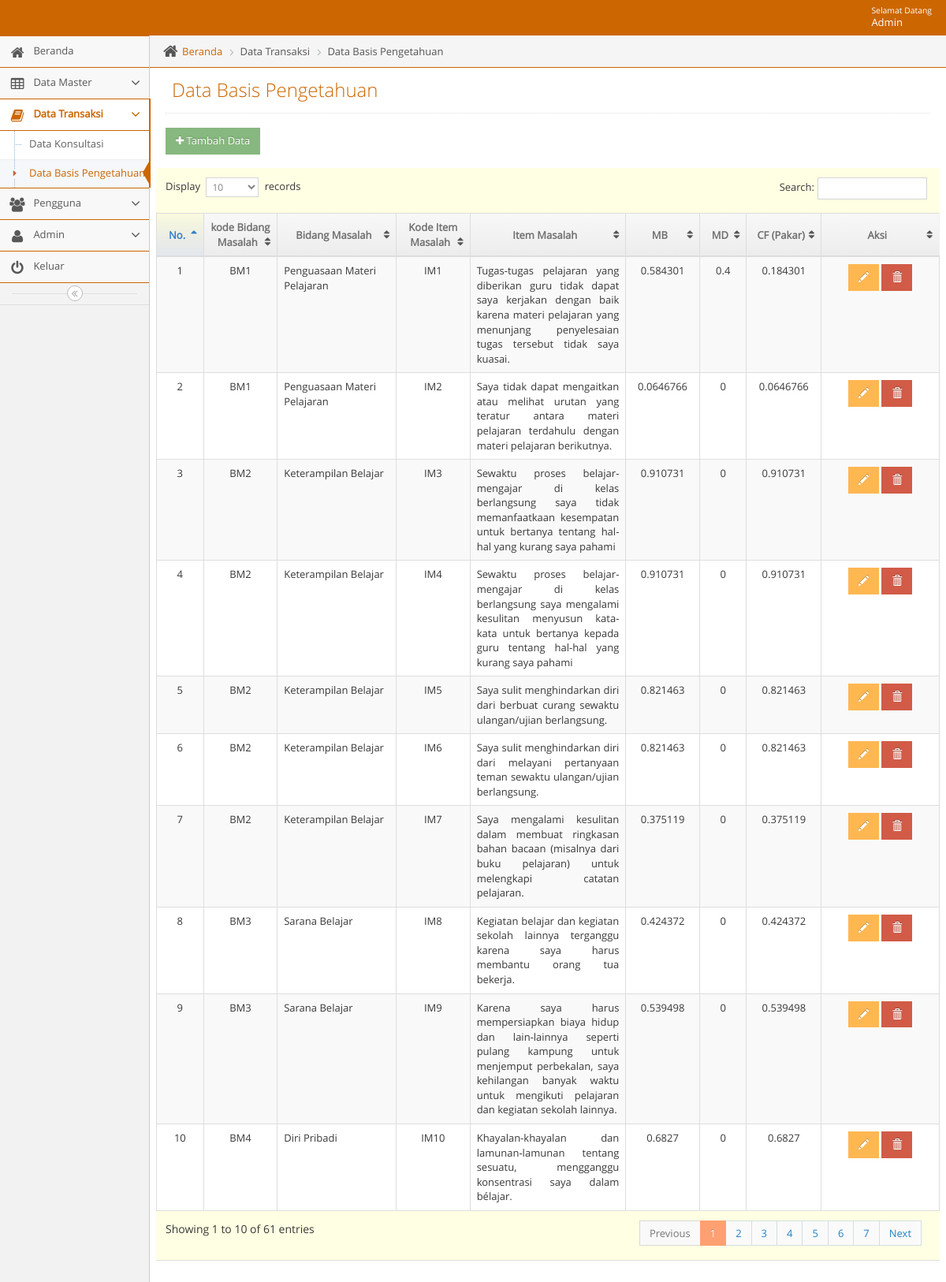
The app's page /admin/adminmainapp.php?unit=dbp_unit&act=datagrid (signed in), older data.
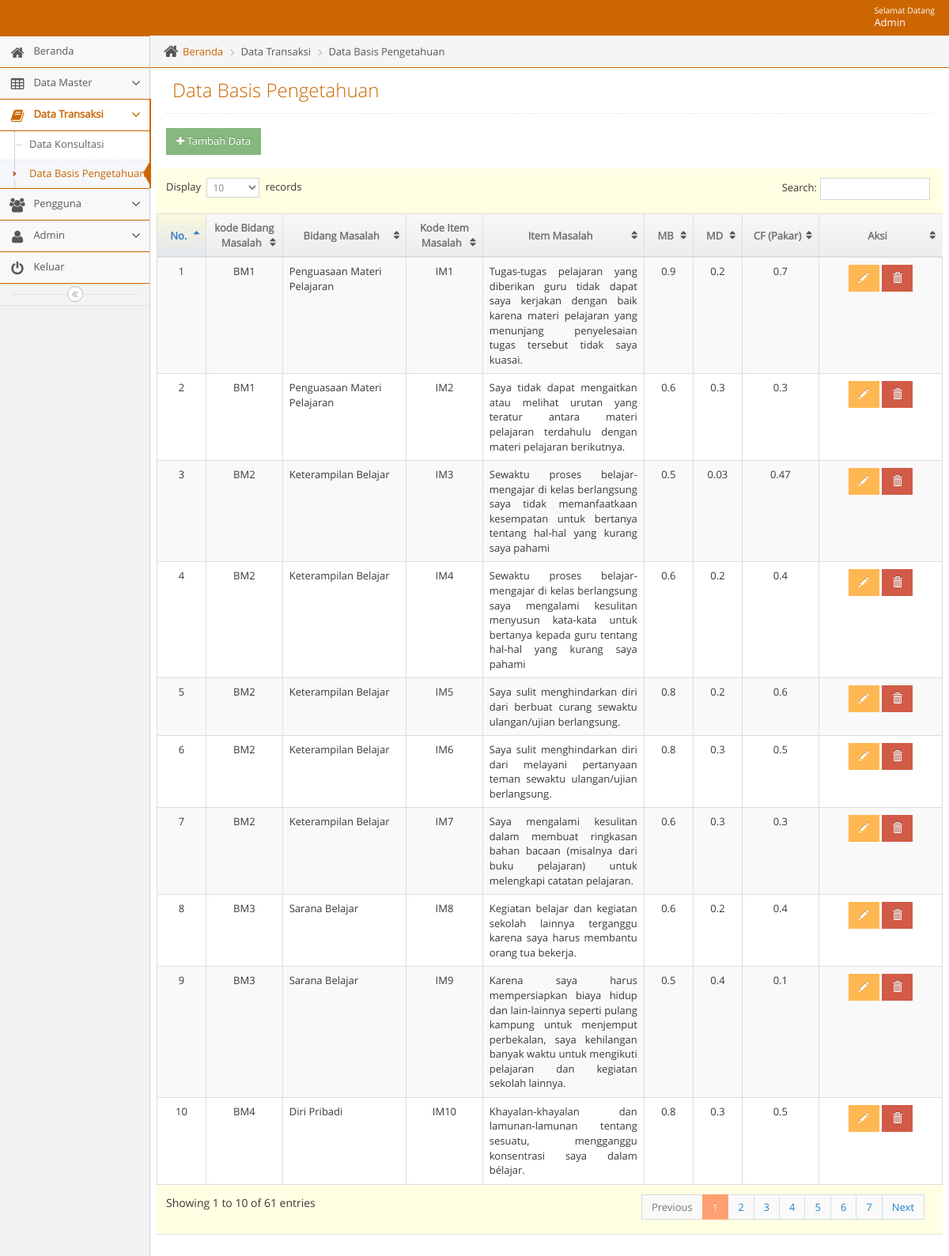
The same page, newer data.
### tables this page shows
CREATE TABLE `t_identifikasi` (
  `kode_identifikasi` int(11) NOT NULL,
  `mb` float NOT NULL,
  `md` float NOT NULL,
  `cf_bidang_masalah` float NOT NULL,
  `cf_item_masalah` float NOT NULL,
  `kode_bidang_masalah` varchar(11) NOT NULL,
  `kode_item_masalah` varchar(11) NOT NULL
);

CREATE TABLE `t_bidang_masalah` (
  `id_bidang_masalah` int(11) NOT NULL,
  `kode_bidang_masalah` varchar(5) NOT NULL,
  `nama_bidang_masalah` varchar(500) NOT NULL,
  `detail_bidang_masalah` varchar(500) NOT NULL,
  `layanan` varchar(1000) NOT NULL
);

CREATE TABLE `t_item_masalah` (
  `id_item_masalah` int(11) NOT NULL,
  `kode_item_masalah` varchar(5) NOT NULL,
  `nama_item_masalah` varchar(500) NOT NULL
);

### admin/unit/dbp_unit.php (the view, shortened to what this page needs)
<?php
$act = $_GET['act'];
switch($act){
  case "datagrid":
?>
<?php
include("../admin/leftbar.php");
?>
<div class="main-content">
  <div class="main-content-inner">
    <div class="breadcrumbs ace-save-state" id="breadcrumbs">
      <ul class="breadcrumb">
        <li>
          <i class="ace-icon fa fa-home home-icon"></i>
          <a href="adminmainapp.php?unit=dashboard">Beranda</a>
        </li>
        <li>Data Transaksi</li>
        <li>Data Basis Pengetahuan</li>
      </ul>
    </div>
    <div class="page-content">
      <div class="page-header">
        <h1>Data Basis Pengetahuan</h1>
      </div>
      <h1>
        <a href="?unit=dbp_unit&act=input">
          <button class="btn btn-sm btn-success"><i class="fa fa-plus"></i> Tambah Data</button>
        </a>
      </h1>
      <div class="row">
        <div class="col-xs-12">
          <div class="row">
            <div class="box box-primary">
              <div class="box-body table-responsive padding">
                <table id="datatable" class="table table-striped table-bordered table-hover">
                  <thead>
                    <tr>
                      <th style="text-align: center; width: 7%">No.</th>
                      <th style="text-align: center; width: 10%">kode Bidang Masalah</th>
                      <th style="text-align: center; width: 15%">Bidang Masalah</th>
                      <th style="text-align: center; width: 10%">Kode Item Masalah</th>
                      <th style="text-align: center; width: 19%">Item Masalah</th>
                      <th style="text-align: center; width: 7%">MB</th>
                      <th style="text-align: center; width: 7%">MD</th>
                      <th style="text-align: center; width: 10%">CF (Pakar)</th>
                      <th style="text-align: center; width: 15%">Aksi</th>
                    </tr>
                  </thead>
                  <tbody>
                    <?php $no=1;
                        $qdatagrid ="  SELECT
                        t_identifikasi.kode_identifikasi,
                        t_identifikasi.mb, t_identifikasi.md,
                        t_identifikasi.cf_bidang_masalah,
                        t_bidang_masalah.kode_bidang_masalah, t_bidang_masalah.nama_bidang_masalah,
                        t_item_masalah.kode_item_masalah, t_item_masalah.nama_item_masalah
                          FROM
                        t_identifikasi
                        JOIN t_bidang_masalah ON t_identifikasi.kode_bidang_masalah = t_bidang_masalah.kode_bidang_masalah
									      JOIN t_item_masalah ON t_identifikasi.kode_item_masalah = t_item_masalah.kode_item_masalah";
                            $rdatagrid = mysqli_query($mysqli, $qdatagrid);
                            while($ddatagrid=mysqli_fetch_assoc($rdatagrid)) {
                                echo "
                                <tr>
                                  <td style= text-align:center>$no</td>
                                  <td style= text-align:center>$ddatagrid[kode_bidang_masalah]</td>
                                  <td style= text-align:left>$ddatagrid[nama_bidang_masalah]</td>
                                  <td style= text-align:center>$ddatagrid[kode_item_masalah]</td>
                                  <td style= text-align:justify>$ddatagrid[nama_item_masalah]</td>
                                  <td style= text-align:center>$ddatagrid[mb]</td>
                                  <td style= text-align:center>$ddatagrid[md]</td>
                                  <td style= text-align:center>$ddatagrid[cf_bidang_masalah]</td>
                                  <td style=text-align:center>
                                    <a href=?unit=dbp_unit&act=update&kode_identifikasi=$ddatagrid[kode_identifikasi] class='btn btn-sm btn-warning glyphicon glyphicon-pencil' ></a>
                                    <a href=?unit=dbp_unit&act=delete&kode_identifikasi=$ddatagrid[kode_identifikasi] class='btn btn-sm btn-danger glyphicon glyphicon-trash' onclick='return confirm(\"Yakin Akan Menghapus Data?\")'></a>
                                  </td>
                                </tr>
                                ";
                                $no++;
                             }
                             ?>
                  </tbody>
                </table>
              </div>
            </div>
          </div>
        </div>
      </div>
    </div>
  </div>
</div>
<?php
            include("../admin/footer.php");
            ?>
</body>
</html>
<?php
        break;
            ?>
<?php
}

### admin/head.php (shortened to what this page needs)
<?php error_reporting(0);
$page=$_REQUEST['unit'];
$act1=$_REQUEST['act'];
$active='class="active"';
$open='class="active open"';
?>
<!DOCTYPE html>
<html lang="en">
    <head>
        <link rel="stylesheet" href="../css/backend/css/bootstrap.min.css" />
        <link rel="stylesheet" href="../css/backend/font-awesome/4.5.0/css/font-awesome.min.css" />
        <link rel="stylesheet" href="../css/backend/css/ace.min.css" class="ace-main-stylesheet" id="main-ace-style" />
        <link rel="stylesheet" href="../css/backend/css/ace-skins.min.css" />
        <link rel="stylesheet" href="../css/backend/css/ace-rtl.min.css" />
		<link rel='stylesheet prefetch' href='../css/tentang/style.css'>
    </head>

### admin/navbar.php (shortened to what this page needs)
<body class="no-skin">
        <?php
        require_once '../lib/koneksi.php';
        if ($_SESSION['status'] == 'Admin') {
          $qupdate = "SELECT * FROM  t_admin WHERE nama_pengguna = '".$_SESSION['nm_pengguna']."'";
         $rupdate = mysqli_query($mysqli, $qupdate);
         $dupdate = mysqli_fetch_assoc($rupdate);
        }
        else {
          $qupdate = "SELECT * FROM  t_user WHERE nama_pengguna = '".$_SESSION['nm_pengguna']."'";
          $rupdate = mysqli_query($mysqli, $qupdate);
          $dupdate = mysqli_fetch_assoc($rupdate);
        }
        ?>
        <div id="navbar" class="navbar navbar-default ace-save-state">
          <div class="navbar-container ace-save-state" id="navbar-container">
            <div class="navbar-buttons navbar-header pull-right" role="navigation">
              <ul class="nav ace-nav">
                <li class="light-blue dropdown-modal">
                  <a data-toggle="dropdown" href="#" class="dropdown-toggle">
                    <span class="user-info"><small>Selamat Datang</small>  <?php echo ucwords($dupdate['nama']); ?></span>
                  </a>
                </li>
              </ul>
            </div>
        </div>
    </div>

### admin/adminmainapp.php
<?php
   include("../admin/head.php");
?>
<?php
   include("../admin/navbar.php");
?>
<div class="main-container ace-save-state" id="main-container">
<?php
    require_once('content.php');
?>

### admin/content.php (shortened to what this page needs)
<?php
$unit = $_GET['unit'];
if($unit == "produk_unit") {
    require_once 'unit/produk_unit.php';
}
else if($unit == "dashboard") {
    require_once 'unit/dashboard.php';
}
else if($unit == "tentangbidangmasalah_unit") {
    require_once 'unit/tentangbidangmasalah_unit.php';
}
else if($unit == "p_dashboard") {
    require_once 'unit/p_dashboard.php';
}
else if($unit == "p_bidang_masalah_unit") {
    require_once 'unit/p_bidang_masalah_unit.php';
}
else if($unit == "p_cf_unit") {
    require_once 'unit/p_cf_unit.php';
}
else if($unit == "bidang_masalah_unit") {
    require_once 'unit/bidang_masalah_unit.php';
}
else if($unit == "item_masalah_unit") {
    require_once 'unit/item_masalah_unit.php';
}
else if($unit == "dbp_unit") {
    require_once 'unit/dbp_unit.php';
}

### admin/leftbar.php (shortened to what this page needs)
<div id="sidebar" class="sidebar responsive ace-save-state">
  <ul class="nav nav-list" >
      <?php
                                  if ($_SESSION['status'] == "Admin"){
                                    ?>
    <li <?php if ($page=='dashboard') {echo $active;}?>>
        <a href="adminmainapp.php?unit=dashboard">
        <i class="menu-icon fa fa-home"></i>
        <span class="menu-text"> Beranda </span>
      </a>
    </li>
    <li  <?php if ($page=='bidang_masalah_unit' or $page=='item_masalah_unit' or $page=='tentangbidangmasalah_unit') {echo $open;}?>>
      <a href="#" class="dropdown-toggle">
        <i class="menu-icon fa fa-table"></i>
        <span class="menu-text"> Data Master </span>
        <b class="arrow fa fa-angle-down"></b>
      </a>
    </li>
    <li  <?php if ($page=='dbp_unit' or $page=='konsultasi_unit') {echo $open;}?>>
      <a href="#" class="dropdown-toggle">
        <i class="menu-icon fa fa-book"></i>
        <span class="menu-text"> Data Transaksi </span>
        <b class="arrow fa fa-angle-down"></b>
      </a>
      <ul class="submenu">
          <li <?php if ($page=='konsultasi_unit' && $act1=='datagrid') {echo $active;}?>>
            <a href="adminmainapp.php?unit=konsultasi_unit&act=datagrid"><i class="menu-icon fa fa-caret-right"></i>Data Konsultasi</a>
          </li>
          <li <?php if ($page=='dbp_unit' && $act1=='datagrid') {echo $active;}?>>
            <a href="adminmainapp.php?unit=dbp_unit&act=datagrid"><i class="menu-icon fa fa-caret-right"></i>Data Basis Pengetahuan</a>
          </li>
      </ul>
    </li>
    <li <?php if ($page=='pengguna_unit') {echo $open;}?>>
      <a href="#" class="dropdown-toggle">
        <i class="menu-icon fa fa-users"></i>
        <span class="menu-text"> Pengguna </span>
        <b class="arrow fa fa-angle-down"></b>
      </a>
    </li>
    <li <?php if ($page=='admin_unit') {echo $open;}?>>
      <a href="#" class="dropdown-toggle">
        <i class="menu-icon fa fa-user"></i>
        <span class="menu-text"> Admin </span>
        <b class="arrow fa fa-angle-down"></b>
      </a>
    </li>
     <?php
                                }
                                ?>
    <li>
        <a href="logout.php">
        <i class="menu-icon fa fa-power-off"></i>
        <span class="menu-text"> Keluar </span>
      </a>
    </li>
  </ul>
  <div class="sidebar-toggle sidebar-collapse" id="sidebar-collapse">
    <i id="sidebar-toggle-icon" class="ace-icon fa fa-angle-double-left ace-save-state" data-icon1="ace-icon fa fa-angle-double-left" data-icon2="ace-icon fa fa-angle-double-right"></i>
  </div>
</div>

### admin/footer.php (shortened to what this page needs)
</div>

### css/tentang/style.css (style rules this page uses)
html { font-family:sans-serif; -ms-text-size-adjust:100%; -webkit-text-size-adjust:100% }
body { margin:0 }
a { background-color:transparent }
b,strong { font-weight:700 }
h1 { font-size:2em; margin:.67em 0 }
small { font-size:80% }
button,input,optgroup,select,textarea { color:inherit; font:inherit; margin:0 }
button { overflow:visible }
button,select { text-transform:none }
button,html input[type=button],input[type=reset],input[type=submit] { -webkit-appearance:button; cursor:pointer }
table { border-collapse:collapse; border-spacing:0 }
td,th { padding:0 }
.border-box,article,body,code,dd,div,dl,dt,fieldset,footer,form,header,html,input[type=email],input[type=password],input[type=tel],input[type=text],input[type=url],li,main,ol,p,pre,section,textarea,ul { box-sizing:border-box }

Row changes from the older to the newer data that the page shows:
changed t_identifikasi "IM1": mb "0.584301" → "0.9"; md "0.4" → "0.2"; cf_bidang_masalah "0.184301" → "0.7"
changed t_identifikasi "IM2": mb "0.0646766" → "0.6"; md "0" → "0.3"; cf_bidang_masalah "0.0646766" → "0.3"
changed t_identifikasi "IM3": mb "0.910731" → "0.5"; md "0" → "0.03"; cf_bidang_masalah "0.910731" → "0.47"
changed t_identifikasi "IM4": mb "0.910731" → "0.6"; md "0" → "0.2"; cf_bidang_masalah "0.910731" → "0.4"
changed t_identifikasi "IM5": mb "0.821463" → "0.8"; md "0" → "0.2"; cf_bidang_masalah "0.821463" → "0.6"
changed t_identifikasi "IM6": mb "0.821463" → "0.8"; md "0" → "0.3"; cf_bidang_masalah "0.821463" → "0.5"
changed t_identifikasi "IM7": mb "0.375119" → "0.6"; md "0" → "0.3"; cf_bidang_masalah "0.375119" → "0.3"
changed t_identifikasi "IM8": mb "0.424372" → "0.6"; md "0" → "0.2"; cf_bidang_masalah "0.424372" → "0.4"
changed t_identifikasi "IM9": mb "0.539498" → "0.5"; md "0" → "0.4"; cf_bidang_masalah "0.539498" → "0.1"
changed t_identifikasi "BM4": mb "0.6827" → "0.8"; md "0" → "0.3"; cf_bidang_masalah "0.6827" → "0.5"
